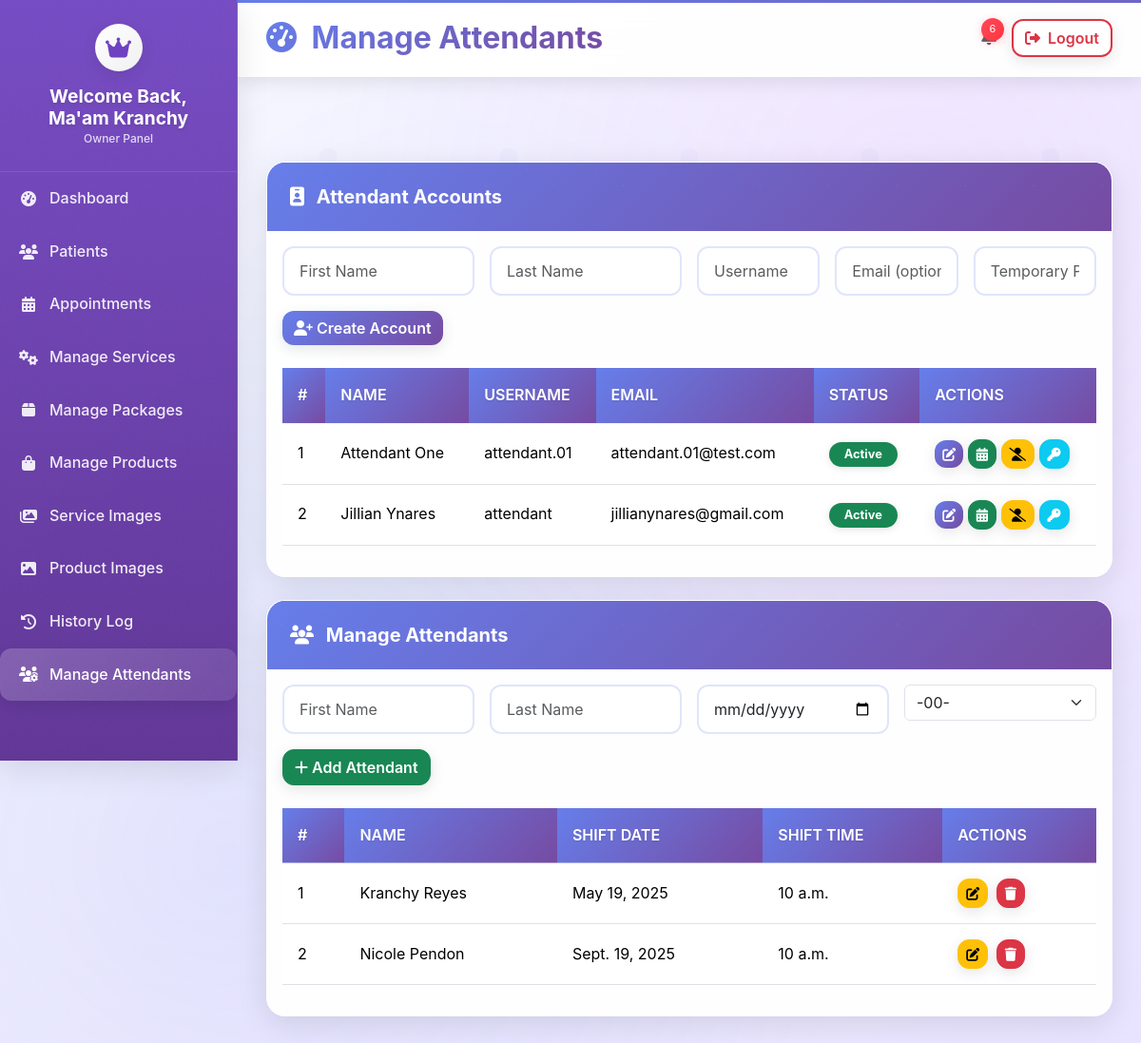
The page /owner/manage/attendants/ (signed in) on the database as committed earlier.
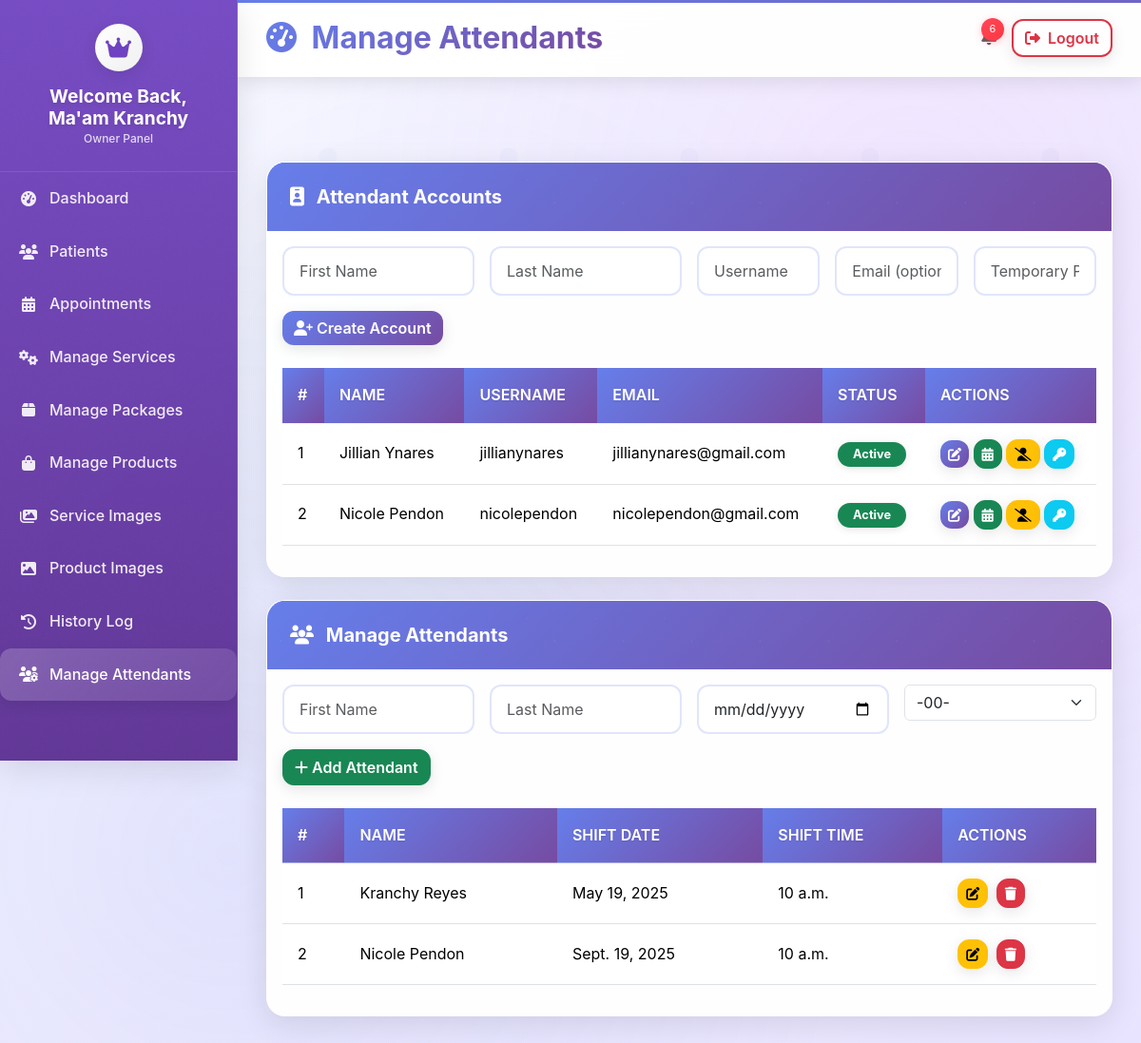
The same page on the database as committed later.
### accounts/models.py (models this page shows, shortened)
class User(AbstractUser):
    USER_TYPE_CHOICES = [
        ('patient', 'Patient'),
        ('admin', 'Staff'),
        ('owner', 'Owner'),
        ('attendant', 'Attendant'),
    ]
    GENDER_CHOICES = [
        ('male', 'Male'),
        ('female', 'Female'),
        ('other', 'Other'),
    ]
    CIVIL_STATUS_CHOICES = [
        ('single', 'Single'),
        ('married', 'Married'),
        ('widowed', 'Widowed'),
        ('divorced', 'Divorced'),
        ('separated', 'Separated'),
    ]
    user_type = models.CharField(max_length=10, choices=USER_TYPE_CHOICES, default='patient')
    phone = models.CharField(
        max_length=20,
        validators=[RegexValidator(
            regex=r'^\+?1?\d{9,15}$',
            message="Phone number must be entered in the format: '+999999999'. Up to 15 digits allowed."
        )],
        blank=True
    )
    middle_name = models.CharField(max_length=255, blank=True, null=True)
    address = models.TextField(blank=True, null=True, help_text="Complete address")
    gender = models.CharField(max_length=10, choices=GENDER_CHOICES, blank=True, null=True)
    civil_status = models.CharField(max_length=10, choices=CIVIL_STATUS_CHOICES, blank=True, null=True)
    birthday = models.DateField(blank=True, null=True)
    occupation = models.CharField(max_length=255, blank=True, null=True)
    profile_picture = models.ImageField(upload_to='profile_pictures/', blank=True, null=True)
    archived = models.BooleanField(default=False)
    created_at = models.DateTimeField(auto_now_add=True)
    updated_at = models.DateTimeField(auto_now=True)
    class Meta:
        db_table = 'users'

class Attendant(models.Model):
    first_name = models.CharField(max_length=100)
    last_name = models.CharField(max_length=100)
    shift_date = models.DateField()
    shift_time = models.TimeField()
    created_at = models.DateTimeField(auto_now_add=True)
    updated_at = models.DateTimeField(auto_now=True)
    class Meta:
        db_table = 'attendants'

### owner/views.py (the view)
# urls.py: path('manage/attendants/', views.owner_manage_attendants, name='manage_attendants'),
@login_required
@user_passes_test(is_owner)
def owner_manage_attendants(request):
    from appointments.models import ClosedDay
    from accounts.models import Attendant, AttendantProfile
    attendants = Attendant.objects.all()
    closed_days = ClosedDay.objects.all()
    attendant_users = User.objects.filter(user_type='attendant').order_by('-is_active', 'first_name', 'last_name')
    attendant_users_with_profiles = []
    for user in attendant_users:
        try:
            profile = user.attendant_profile
            attendant_users_with_profiles.append((user, profile))
        except AttendantProfile.DoesNotExist:
            attendant_users_with_profiles.append((user, None))
    hours = ['10', '11', '12', '13', '14', '15', '16', '17', '18']
    context = {
        'attendants': attendants,
        'closed_days': closed_days,
        'hours': hours,
        'attendant_users': attendant_users,
        'attendant_users_with_profiles': attendant_users_with_profiles,
        'is_owner': True,  # Flag to indicate this is owner view
    }
    return render(request, 'owner/manage_attendants.html', context)

### appointments/context_processors.py (called while the page is built)
def notification_count(request):
    if request.user.is_authenticated:
        if request.user.user_type == 'admin':
            count = Notification.objects.filter(patient__isnull=True).count()
        else:
            count = Notification.objects.filter(patient=request.user, is_read=False).count()
    else:
        count = 0
    return {
        'notification_count': count
    }

### appointments/templatetags/appointment_filters.py (called while the page is built)
@register.simple_tag
def get_weekdays():
    return ['Monday', 'Tuesday', 'Wednesday', 'Thursday', 'Friday', 'Saturday', 'Sunday']

### owner/views.py (called while the page is built)
def is_owner(user):
    return user.is_authenticated and user.user_type in ('owner', 'admin')

### templates/owner/manage_attendants.html (shortened to what the changed rows need)
{% extends 'owner/base.html' %}
{% load static %}
{% load appointment_filters %}
{% block page_title %}Manage Attendants{% endblock %}
{% block content %}
<div class="card mb-4">
    <div class="card-body">
        <div class="table-responsive">
            <table class="table">
                <thead>
                    <tr>
                        <th>#</th>
                        <th>NAME</th>
                        <th>USERNAME</th>
                        <th>EMAIL</th>
                        <th>STATUS</th>
                        <th>ACTIONS</th>
                    </tr>
                </thead>
                <tbody>
                    {% for attendant_user in attendant_users %}
                    <tr>
                        <td>{{ forloop.counter }}</td>
                        <td>{{ attendant_user.get_full_name|default:attendant_user.username }}</td>
                        <td>{{ attendant_user.username }}</td>
                        <td>{{ attendant_user.email|default:"—" }}</td>
                        <td>
                            {% if attendant_user.is_active %}
                                <span class="badge bg-success">Active</span>
                            {% else %}
                                <span class="badge bg-secondary">Inactive</span>
                            {% endif %}
                        </td>
                        <td>
                            <a href="{% url 'owner:edit_attendant_user' attendant_user.id %}" class="btn btn-sm btn-primary" title="Edit Account">
                                <i class="fas fa-edit"></i>
                            </a>
                            <button type="button" class="btn btn-sm btn-success" data-bs-toggle="modal" data-bs-target="#profileModal{{ attendant_user.id }}" title="Manage Profile">
                                <i class="fas fa-calendar-alt"></i>
                            </button>
                            <a href="{% url 'owner:toggle_attendant_user' attendant_user.id %}" class="btn btn-sm {% if attendant_user.is_active %}btn-warning{% else %}btn-success{% endif %}" onclick="return confirm('Are you sure you want to {% if attendant_user.is_active %}deactivate{% else %}activate{% endif %} this account?')" title="{% if attendant_user.is_active %}Deactivate{% else %}Activate{% endif %}">
                                <i class="fas {% if attendant_user.is_active %}fa-user-slash{% else %}fa-user-check{% endif %}"></i>
                            </a>
                            <a href="{% url 'owner:reset_attendant_password' attendant_user.id %}" class="btn btn-sm btn-info text-white" onclick="return confirm('Reset password for {{ attendant_user.username }}? A new temporary password will be generated.')" title="Reset Password">
                                <i class="fas fa-key"></i>
                            </a>
                        </td>
                    </tr>
                    {% empty %}
                    <tr>
                        <td colspan="6" class="text-center text-muted py-3">
                            No attendant accounts found
                        </td>
                    </tr>
                    {% endfor %}
                </tbody>
            </table>
        </div>
    </div>
</div>
<div class="card mb-4">
    <div class="card-body">
        <div class="table-responsive">
            <table class="table">
                <thead>
                    <tr>
                        <th>#</th>
                        <th>NAME</th>
                        <th>SHIFT DATE</th>
                        <th>SHIFT TIME</th>
                        <th>ACTIONS</th>
                    </tr>
                </thead>
                <tbody>
                    {% for attendant in attendants %}
                    <tr>
                        <td>{{ forloop.counter }}</td>
                        <td>{{ attendant.first_name }} {{ attendant.last_name }}</td>
                        <td>{{ attendant.shift_date|default:"Not set" }}</td>
                        <td>{{ attendant.shift_time|default:"Not set" }}</td>
                        <td>
                            <button class="btn btn-sm btn-warning me-1" title="Edit" onclick="editAttendant({{ attendant.id }})">
                                <i class="fas fa-edit"></i>
                            </button>
                            <a href="{% url 'owner:delete_attendant' attendant.id %}" class="btn btn-sm btn-danger" title="Delete" onclick="return confirm('Are you sure you want to delete this attendant?')">
                                <i class="fas fa-trash"></i>
                            </a>
                        </td>
                    </tr>
                    {% empty %}
                    <tr>
                        <td colspan="5" class="text-center text-muted py-3">
                            No attendants found
                        </td>
                    </tr>
                    {% endfor %}
                </tbody>
            </table>
        </div>
    </div>
</div>
{% endblock %}

Rows that differ between the two databases and show on the page:
changed User "Jillian Ynares": username "attendant" → "jillianynares"; moves up the list
changed User: get_full_name "Attendant One" → "Nicole Pendon"; username "attendant.01" → "nicolependon"; email "attendant.01@test.com" → "nicolependon@gmail.com"
